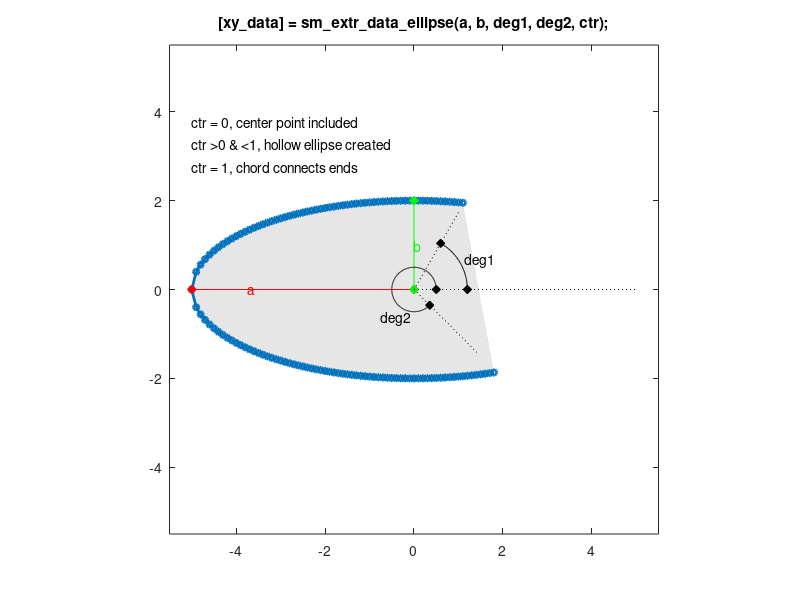

Recreate this plot in MATLAB.
function [xy_data] = sm_extr_data_ellipse(a, b, deg1, deg2, ctr, varargin)
%sm_extr_data_ellipse Produce extrusion data for an ellipse.
%   [xy_data] = sm_extr_data_ellipse(a, b, deg1, deg2, ctr, varargin)
%   This function returns x-y data for a ring.
%   You can specify:
%       Radius 1        a
%       Radius 2        b
%       Start angle     deg1
%       Finish angle	deg2
%       Include Center	ctr
%
%   To see a plot showing parameter values, enter the name
%   of the function with no arguments
%   >> sm_extr_data_ellipse
%
%   To see a plot created with your parameter values,
%   add 'plot' as the final argument
%   >> sm_extr_data_ellipse(5,2,60,315,1,'plot')

% Copyright 2012-2019 The MathWorks, Inc.

% Default data to show diagram
if (nargin == 0)
    a = 5;
    b = 2;
    deg1 = 60;
    deg2 = 315;
    ctr = 1;
end

% Check if plot should be produced
if (isempty(varargin))
    showplot = 'n';
else
    showplot = varargin;
end

% Calculate quarter of ellipse
xdata = a:-a/50:0;
for i=1:length(xdata)
    ydata(i) = b/a*sqrt(a^2-xdata(i)^2);
end

% Full outer ellipse
xy_data = [xdata -fliplr(xdata(1:end-1)) -xdata(2:end) fliplr(xdata(1:end-1)); ydata fliplr(ydata(1:end-1)) -ydata(2:end) -fliplr(ydata(1:end-1))]';

% Determine start and stop
angles = unwrap(atan2(xy_data(:,2),xy_data(:,1)))*180/pi;
start = find(angles>=deg1);
start_ind = start(1);
finish = find(angles<=deg2);
finish_ind = finish(end);

% Determine connection between start and finish
if (ctr == 0)
    xy_data = [0 0; xy_data(start_ind:finish_ind,:)];
elseif (ctr == 1)
    xy_data = [xy_data(start_ind:finish_ind,:)];
else
    xy_data = [xy_data(start_ind:finish_ind,:);flipud(xy_data(start_ind:finish_ind,:))*ctr];
end

% Plot diagram to show parameters and extrusion
if (nargin == 0 || strcmpi(showplot,'plot'))
    
    % Figure name
    figString = ['h1_' mfilename];
    % Only create a figure if no figure exists
    figExist = 0;
    fig_hExist = evalin('base',['exist(''' figString ''')']);
    if (fig_hExist)
        figExist = evalin('base',['ishandle(' figString ') && strcmp(get(' figString ', ''type''), ''figure'')']);
    end
    if ~figExist
        fig_h = figure('Name',figString);
        assignin('base',figString,fig_h);
    else
        fig_h = evalin('base',figString);
    end
    figure(fig_h)
    clf(fig_h)
    
    
    % Plot extrusion
    patch(xy_data(:,1),xy_data(:,2),[1 1 1]*0.90,'EdgeColor','none');
    hold on
    plot(xy_data(:,1),xy_data(:,2),'-','Marker','o','MarkerSize',4,'LineWidth',2);
    
    %    plot(xy_data(:,1),xy_data(:,2),'-','Marker','.','MarkerSize',12,'LineWidth',1.5);
    axis('equal');
    axis([-1.1 1.1 -1.1 1.1]*max(a,b));
    
    % Show parameters
    hold on
    
    a_label_ang = 180;
    b_label_ang = 90;
    plot([0 a*(cos(a_label_ang*pi/180))],[0 a*(sin(a_label_ang*pi/180))],'r-d','MarkerFaceColor','r');
    text(cos(a_label_ang*pi/180)*0.75*a,sin(a_label_ang*pi/180)*0.75*a,'{\color{red}a}');
    
    plot([0 b*(cos(b_label_ang*pi/180))],[0 b*(sin(b_label_ang*pi/180))],'g-d','MarkerFaceColor','g');
    text(cos(b_label_ang*pi/180)*0.5*b,sin(b_label_ang*pi/180)*0.5*b,'{\color{green}b}');
    
    plot([0 a],[0 0],'k:');
    plot([0 b*cos(deg1*pi/180)],[0 b*sin(deg1*pi/180)],'k:');
    plot([0 b*cos(deg2*pi/180)],[0 b*sin(deg2*pi/180)],'k:');
    
    arc1_r = 0.6*b;
    arc1 = [(0:1:deg1)]'*pi/180;
    plot(cos(arc1)*arc1_r,sin(arc1)*arc1_r,'k-');
    plot(cos(arc1(1))*arc1_r,sin(arc1(1))*arc1_r,'kd','MarkerFaceColor','k');
    plot(cos(arc1(end))*arc1_r,sin(arc1(end))*arc1_r,'kd','MarkerFaceColor','k');
    text(cos(deg1/2*pi/180)*arc1_r*1.1,sin(deg1/2*pi/180)*arc1_r*1.1,'deg1');
    
    arc2_r = 0.25*b;
    arc2 = [(0:1:deg2)]'*pi/180;
    plot(cos(arc2)*arc2_r,sin(arc2)*arc2_r,'k-');
    plot(cos(arc2(1))*arc2_r,sin(arc2(1))*arc2_r,'kd','MarkerFaceColor','k');
    plot(cos(arc2(end))*arc2_r,sin(arc2(end))*arc2_r,'kd','MarkerFaceColor','k');
    text(cos(0.7*deg2*pi/180)*arc2_r*2,sin(0.7*deg2*pi/180)*arc2_r*2,'deg2');
    
    text(-a,0.75*a,'ctr = 0, center point included');
    text(-a,0.65*a,'ctr >0 & <1, hollow ellipse created');
    text(-a,0.55*a,'ctr = 1, chord connects ends');
    
    title(['[xy\_data] = sm\_extr\_data\_ellipse(a, b, deg1, deg2, ctr);']);
    hold off
    box on
    clear xy_data
end
